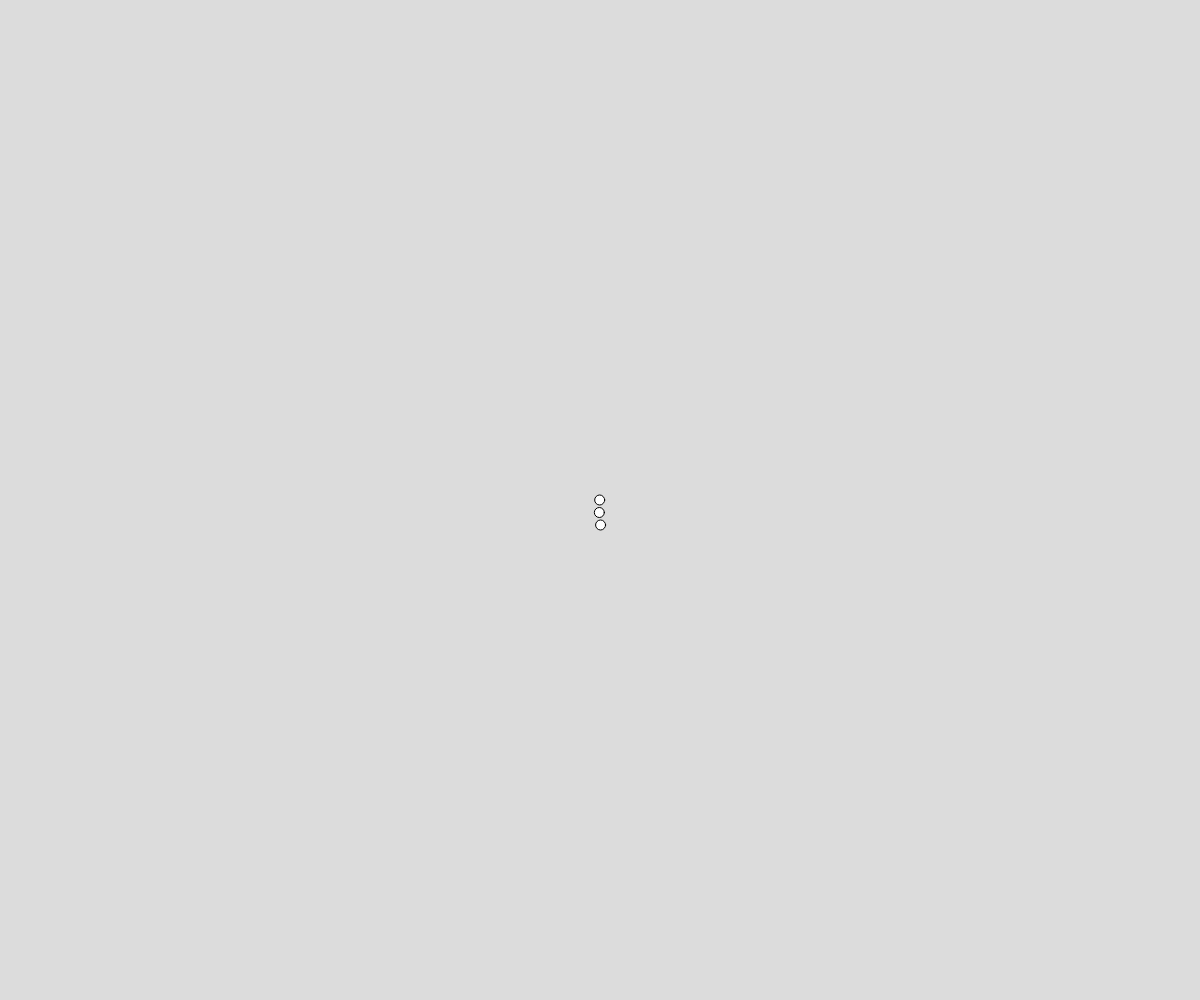
Frame 1 (no input)
Frame 60 (no input): blank canvas, image omitted
Frame 120 (the mouse pressed at the canvas centre since frame 60): blank canvas, image omitted

The p5.js sketch that drew this single still picture (run headless with seeded random() and noise() and a simulated clock; from frame 60 on, the mouse is pressed at the canvas centre):

// p5.js sketch
// ── sketch.js
// Project Title
// Your Name
// Date
//
// Extra for Experts:
// - describe what you did to take this project "above and beyond"
let Walkers=[];
const numberwalkers=3;


function setup() {
  createCanvas(windowWidth, windowHeight);
  //set up some walker objects
  for(let i = 0; i < numberwalkers; i++){
    let c = color(random(255),random(255),random(255));
    let WI=width/2;
    let HI=height/2;
    Walkers.push(new Walker(WI,HI,c));
    height+=25
}
}

function draw() {
  background(220);
  Walkers[0].move();
  Walkers[0].display();
  Walkers[1].move();
  Walkers[1].display();
  Walkers[2].move();
  Walkers[2].display();
}

class Walker{
constructor(x,y,c){
  this.x=x;this.y=y;this.c=c;
  this.speed=random(-1,1);
  this.size=10;

}
display(){
circle(this.x, this.y, this.size)
}
move(){
  this.x+=this.speed;
}
}
